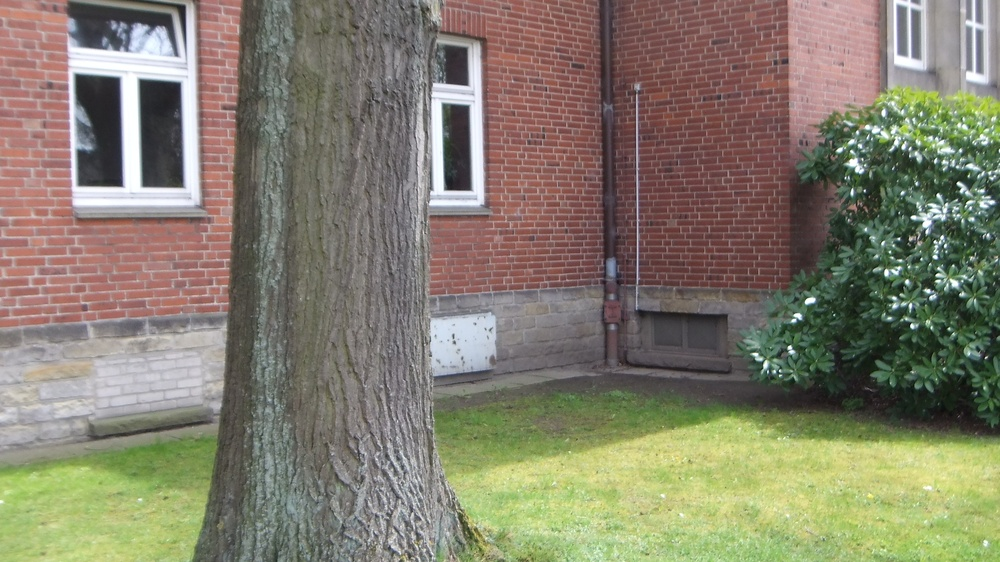
//> input picture hw12/imgs/jacobs1/Left-Right/DSCF3948-Left.jpg, 1000 x 562 px, shrunk from 3584 x 2016 before the run
$ ./visual_features_fundamental_matrix_template ../imgs/jacobs1/Left-Right/DSCF3948-Left.jpg ../imgs/jacobs1/Left-Right/DSCF3948-Right.jpg   (built with g++ and OpenCV 4)
//> lines starting //> are read from the running program, lines starting //| are printed output that depends on the picture
#include <stdio.h>
#include <iostream>

#define _USE_MATH_DEFINES
#include <cmath>

#include <opencv2/opencv.hpp>
#include "opencv2/core/core.hpp"
#include "opencv2/features2d/features2d.hpp"
#include "opencv2/highgui/highgui.hpp"
#include "opencv2/calib3d/calib3d.hpp"

/* we are up-to-date */
#include "opencv2/xfeatures2d.hpp"


using namespace cv;
using namespace std;

Mat rotZ(float q) {
	Mat R(3, 3, CV_64FC1, Scalar::all(0));
	R.at<double>(0, 0) = R.at<double>(1, 1) = cos(q);
	R.at<double>(2, 2) = 1.;
	R.at<double>(1, 0) = sin(q);
	R.at<double>(0, 1) = -R.at<double>(1, 0);
	return R;
}

void find_transform(Mat& F_left_right,
	std::vector<Point2f>& left_points, std::vector<Point2f>& right_points,
	Mat& mask) {
	cout << "Fundamental Matrix:" << endl;
	for (int i = 0; i < 3; ++i) {
		for (int j = 0; j < 3; ++j) {
			cout << F_left_right.at<double>(i, j) << ", ";
		}
		cout << endl;
	}
	cout << "Type: " << F_left_right.type() << endl;

	Mat A_left(3, 3, CV_64FC1, Scalar(0.)), A_right(3, 3, CV_64FC1, Scalar(0.));

	A_left.at<double>(0, 0) = 4.2836376527183329e+03; // fx
	A_left.at<double>(1, 1) = 4.3506039269027260e+03; // fy
	A_left.at<double>(2, 2) = 1.;
	A_left.at<double>(0, 2) = 1.6830912580592130e+03; // cx
	A_left.at<double>(1, 2) = 1.1552030153299565e+03; // cy

	A_right.at<double>(0, 0) = 4.2862740837050678e+03; // fx
	A_right.at<double>(1, 1) = 4.3517765025412155e+03; // fy
	A_right.at<double>(2, 2) = 1.;
	A_right.at<double>(0, 2) = 1.7955575629771263e+03; // cx
	A_right.at<double>(1, 2) = 1.1763845185382149e+03; // cy

	// Compute the Essential Matrix from the Fundamental Matrix
	Mat E_left_right = A_right.t()*F_left_right*A_left;

	cout << "Computed Essential Matrix." << endl;
	for (int i = 0; i < 3; ++i) {
		for (int j = 0; j < 3; ++j) {
			cout << E_left_right.at<double>(i, j) << ", ";
		}
		cout << endl;
	}
	cout << endl;

	// Magic Matrices W and Wt
	Mat W(3, 3,  CV_64FC1, Scalar(0.));
	Mat Wt(3, 3,  CV_64FC1, Scalar(0.));

	W.at<double>(0, 0) = 0;
	W.at<double>(0, 1) = -1;
	W.at<double>(0, 2) = 0;

	W.at<double>(1, 0) = 1;
	W.at<double>(1, 1) = 0;
	W.at<double>(1, 2) = 0;

	W.at<double>(2, 0) = 0;
	W.at<double>(2, 1) = 0;
	W.at<double>(2, 2) = -1;

	Wt.at<double>(0, 0) = 0;
	Wt.at<double>(0, 1) = 1;
	Wt.at<double>(0, 2) = 0;

	Wt.at<double>(1, 0) = -1;
	Wt.at<double>(1, 1) = 0;
	Wt.at<double>(1, 2) = 0;

	Wt.at<double>(2, 0) = 0;
	Wt.at<double>(2, 1) = 0;
	Wt.at<double>(2, 2) = 1;

	// decompose Essential matrix
	Mat Sigma, U, Vt, Ut;
	SVD::compute(E_left_right, Sigma, U, Vt);

    // transpose of U
    cv::transpose(U, Ut);

    // We ignore Sigma and force it to be of the form diag(1,1,0).
    Mat SigmaP(3, 3, CV_64F, Scalar(0.));
    SigmaP.at<double>(0, 0) = 1;
    SigmaP.at<double>(1, 1) = 1;
    SigmaP.at<double>(2, 2) = 0;

    // [6 lines of commented-out code are left out]

    Mat T1(3, 3, CV_64F, Scalar(0.)), T2(3, 3, CV_64F, Scalar(0));
	Mat t1(3, 1, CV_64F, Scalar(0.)), t2(3, 1, CV_64F, Scalar(0));

    cout << U << endl;
    cout << W << endl;
    cout << SigmaP << endl;

	// compute |t1|x and |t2|x
	T1 = U * W * SigmaP * Ut;
	T2 = U * Wt * SigmaP * Ut;

    cout << T1 << endl;
    cout << T2 << endl;

	// extract values for t1, t2
	t1.at<double>(0, 0) = T1.at<double>(2, 1);
	t1.at<double>(1, 0) = T1.at<double>(0, 2);
	t1.at<double>(2, 0) = T1.at<double>(1, 0);

	t2.at<double>(0, 0) = T2.at<double>(2, 1);
	t2.at<double>(1, 0) = T2.at<double>(0, 2);
	t2.at<double>(2, 0) = T2.at<double>(1, 0);


	cout << "Translation: First Solution:" << endl;
	cout << t1.at<double>(0, 0) << ", " << t1.at<double>(1, 0) << ", " << t1.at<double>(2, 0) << endl;
	cout << endl;

	Mat R1, R2;

	// compute R1, R2
	R1 = U * Wt * Vt;
	R2 = U * W * Vt;


	cout << "Rotation: First Solution: " << endl;
	for (int i = 0; i < 3; ++i) {
		for (int j = 0; j < 3; ++j) {
			cout << R1.at<double>(i, j) << ", ";
		}
		cout << endl;
	}
	cout << endl<< endl;

	cout << "Translation: Second Solution:" << endl;
	cout << t2.at<double>(0, 0) << ", " << t2.at<double>(1, 0) << ", " << t2.at<double>(2, 0) << endl;
	cout << endl;

	cout << "Rotation: Second Solution: " << endl;
	for (int i = 0; i < 3; ++i) {
		for (int j = 0; j < 3; ++j) {
			cout << R2.at<double>(i, j) << ", ";
		}
		cout << endl;
	}

	// The third and the fourth solutions are just (R1, t2) and (R2, t1).

}

/** @function main */
int main(int argc, char** argv)
{
	// Call it with arguments:
	// imgs/jacobs1/Left-Right/DSCF3948-Left.jpg imgs/jacobs1/Left-Right/DSCF3948-Right.jpg

	if (argc != 3)
	{
		cerr<< "Two arguments (left and right images) expected."; return -1;
	}

	Mat img_left = imread(argv[1], CV_LOAD_IMAGE_GRAYSCALE);
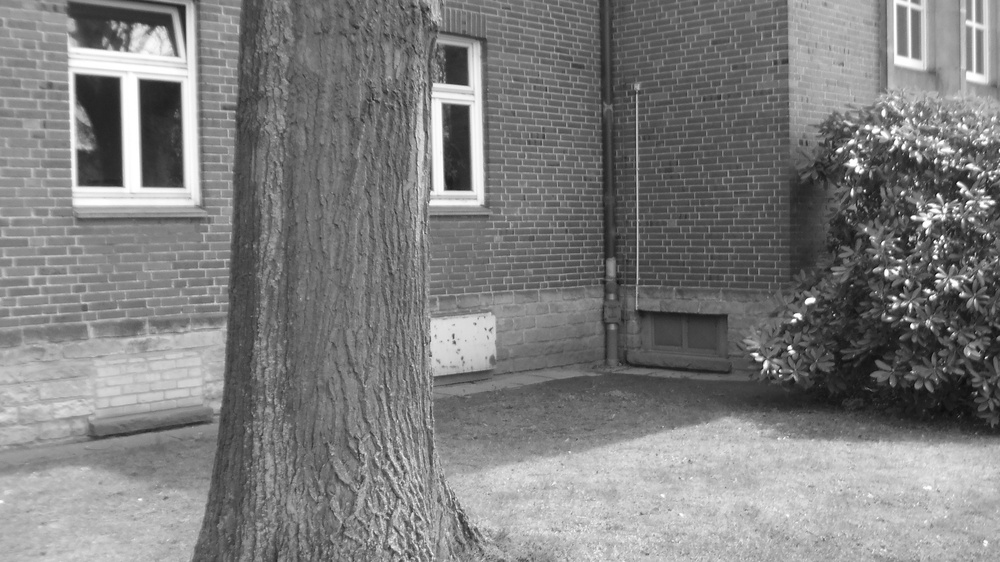
//> img_left: 562 rows x 1000 cols, CV_8UC1; min 10, max 255, mean 126.4
	Mat img_right = imread(argv[2], CV_LOAD_IMAGE_GRAYSCALE);
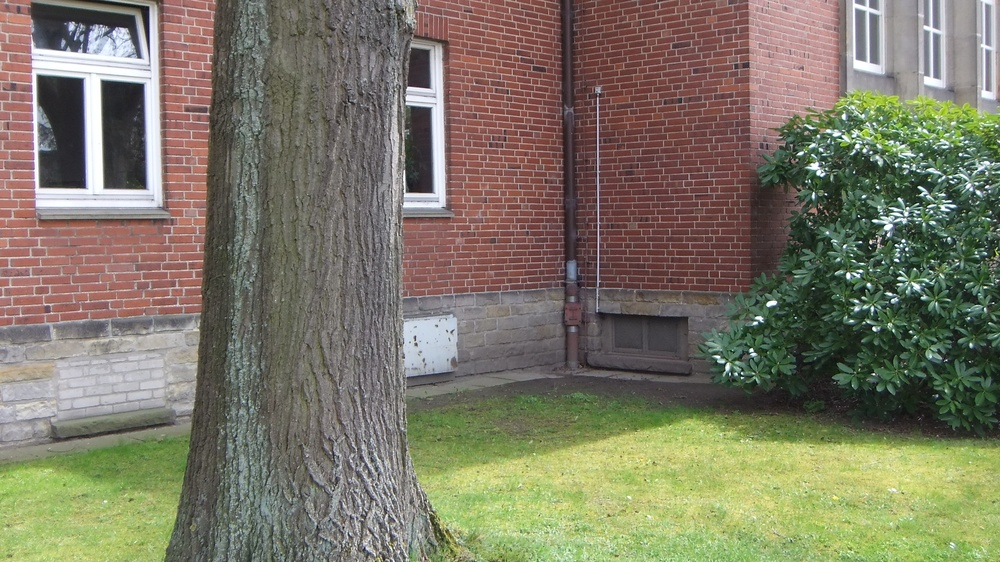
//> input picture hw12/imgs/jacobs1/Left-Right/DSCF3948-Right.jpg, 1000 x 562 px, shrunk from 3584 x 2016 before the run
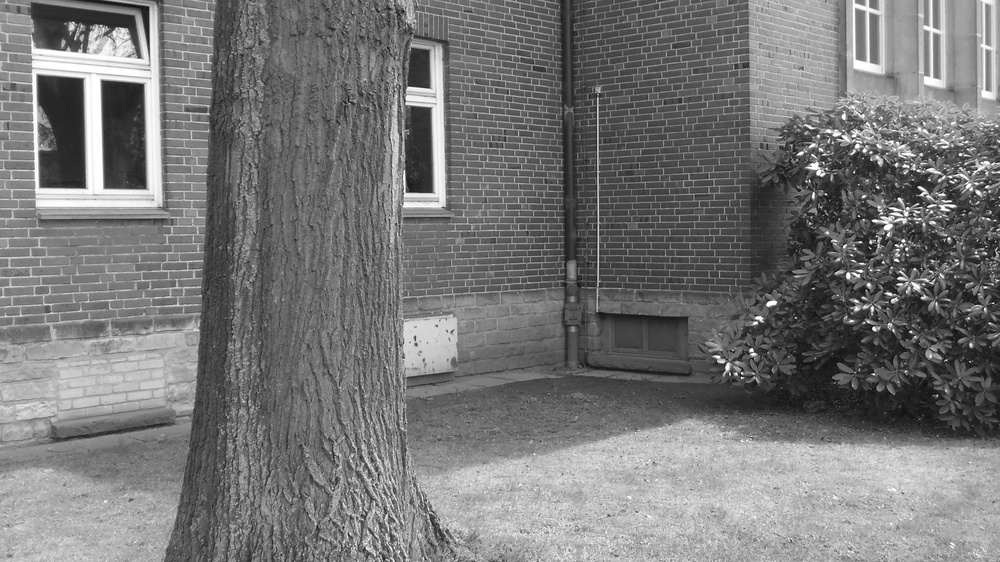
//> img_right: 562 rows x 1000 cols, CV_8UC1; min 2, max 255, mean 119.3


	if (!img_left.data || !img_right.data)
	{
		std::cout << " --(!) Error reading images " << std::endl; return -1;
	}

	// lets get schwifty in here
	cv::Ptr<Feature2D> schwifty = xfeatures2d::SIFT::create();

	//-- Step 1: Detect the keypoints using SIFT Detector
	std::vector<KeyPoint> keypoints_left, keypoints_right;

	schwifty->detect(img_left, keypoints_left);
//> keypoints_left = 5083 keypoints; strongest (x, y, size): (899, 239, 1.8), (959, 184, 3), (912, 326, 3), (913, 217, 3.3)
	cout << "Finished key-point detection for left-image." << endl;
	schwifty->detect(img_right, keypoints_right);
//> keypoints_right = 4755 keypoints; strongest (x, y, size): (906, 249, 2), (960, 154, 2.1), (903, 241, 2.2), (919, 187, 2.1)
	cout << "Finished key-point detection for right-image." << endl;


	//-- Step 2: Calculate descriptors (feature vectors)

	Mat descriptors_left, descriptors_right;
	schwifty->compute(img_left, keypoints_left, descriptors_left);
	cout << "Finished key-point descriptor extractions for left-image." << endl;
	schwifty->compute(img_right, keypoints_right, descriptors_right);
	cout << "Finished key-point descriptor extractions for right-image." << endl;


	//-- Step 3: Matching descriptor vectors using FLANN or BFMatcher matcher
	FlannBasedMatcher matcher; // FlannBasedMatcher or BFMatcher
	std::vector< DMatch > matches;
	matcher.match(descriptors_left, descriptors_right, matches);
//> matches = 5083 matches

	cout << "Finished matching using FLANN." << endl;

	double max_dist = 0; double min_dist = 100;

	//-- Quick calculation of max and min distances between keypoints
	for (int i = 0; i < descriptors_left.rows; i++)
	{
		double dist = matches[i].distance;
		if (dist < min_dist) min_dist = dist;
		if (dist > max_dist) max_dist = dist;
	}
//> this loop made 5083 passes
//> (dist, max_dist) on passes 1, 2, 6, 12, 17, 162, 279, 356, 536, 598, 603, 1411: (335.6, 335.6), (361.9, 361.9), (364.2, 364.2), (369.8, 369.8), (372, 372), (373.4, 373.4), (375.5, 375.5), (381.4, 381.4), (397.4, 397.4), (400.3, 400.3), (405.3, 405.3), (406.8, 406.8)
//> (dist, min_dist) on passes 210, 220, 231, 242, 243, 318: (80.09, 80.09), (64.48, 64.48), (63.17, 63.17), (55.41, 55.41), (33.2, 33.2), (20.88, 20.88)
//> after the loop, min_dist = 15.59; max_dist = 430.9

	printf("-- Max dist : %f \n", max_dist);
//| -- Max dist : 430.936188
	printf("-- Min dist : %f \n", min_dist);
//| -- Min dist : 15.588457

	//-- Draw only "good" matches (i.e. whose distance is less than a*min_dist )
	std::vector< DMatch > good_matches;

	for (int i = 0; i < descriptors_left.rows; i++)
	{
		if (matches[i].distance < 3 * min_dist)
		{
			good_matches.push_back(matches[i]);
		}
	}
//> after the loop, good_matches = 136 matches

	Mat img_matches; // The result will be drawn on this concatenated image


	//-- Localize the object
	std::vector<Point2f> left_points;
	std::vector<Point2f> right_points;

	for (unsigned int i = 0; i < good_matches.size(); i++)
	{
		//-- Get the keypoints from the good matches
		left_points.push_back(keypoints_left[good_matches[i].queryIdx].pt);
		right_points.push_back(keypoints_right[good_matches[i].trainIdx].pt);
	}
//> this loop made 136 passes
//> after the loop, left_points = 136 Points (x, y), first 12: [62.98, 412.9], [78.67, 408.9], [83.65, 417.4], [94.28, 433.4], [132.4, 192.5], [133.6, 327.5], [143.3, 346.9], [146.6, 406.9], [170.3, 394.4], [197.8, 320.7], [198.2, 26.71], [198.4, 34.46]; right_points = 136 Points (x, y), first 12: [24.83, 414.6], [40.59, 410.4], [45.98, 419], [56.06, 435.2], [94.86, 194], [96.15, 329], [105.8, 348.6], [108.7, 408.6], [132.1, 396.1], [159.9, 322.4], [161.1, 28.62], [161.3, 36.48]

	Mat mask;

	// Since these points do not come from a planar object, a homography does not exist,
	// so the next level of filtering needs to be done by fitting a Fundamental-Matrix, and
	// embedding that fitting in RANSAC.
	// Mat H = findHomography(obj, scene, CV_RANSAC, 1, mask);

	Mat F_left_right= findFundamentalMat(left_points, right_points, CV_FM_RANSAC, 1, 0.95, mask);
//> mask = 136 values, max 1 at index 0, min 0 at index 2, mean 0.831; F_left_right = [[-3.16e-06, -0.000594, 0.134], [0.000563, 1.04e-05, -1.12], [-0.121, 1.11, 1]]
	cout << "Finished RANSAC. Found Fundamental Matrix." << endl;
	find_transform(F_left_right, left_points, right_points, mask);
//| Type: 6
//> in find_transform, `Mat E_left_right = A_right.t()*F_left_right*A_left;`: E_left_right = [[-57.93, -11081.1, -2390.6], [10500.3, 196.1, -703.4], [2297.1, 245.3, -110.1]]
//> in find_transform, `SVD::compute(E_left_right, Sigma, U, Vt);`: Sigma = [11347.3, 10765.2, 1.76e-13]; U = [[-0.992, -0.127, -0.0178], [0.121, -0.969, 0.214], [0.0445, -0.21, -0.977]]; Vt = [[0.126, 0.971, 0.201], [-0.99, 0.109, 0.0938], [0.0693, -0.211, 0.975]]
//> in find_transform, `cv::transpose(U, Ut);`: Ut = [[-0.992, 0.121, 0.0445], [-0.127, -0.969, -0.21], [-0.0178, 0.214, -0.977]]
//| [-0.9916793190207718, -0.1274906036232897, -0.01784024142963699;
//|  0.1207879315743563, -0.9694298504325409, 0.2135791204128573;
//|  0.04452419356357985, -0.2096471108270048, -0.9767628602221742]
//> in find_transform, `T1 = U * W * SigmaP * Ut;`: T1 = [[0, -0.977, -0.214], [0.977, 0, -0.0178], [0.214, 0.0178, 0]]
//> in find_transform, `T2 = U * Wt * SigmaP * Ut;`: T2 = [[0, 0.977, 0.214], [-0.977, 0, 0.0178], [-0.214, -0.0178, 0]]
//| [0, -0.9767628602221741, -0.2135791204128574;
//|  0.9767628602221741, 0, -0.01784024142963698;
//|  0.2135791204128574, 0.01784024142963698, 0]
//| [0, 0.9767628602221741, 0.2135791204128574;
//|  -0.9767628602221741, 0, 0.01784024142963698;
//|  -0.2135791204128574, -0.01784024142963698, 0]
//> in find_transform, `t1.at<double>(0, 0) = T1.at<double>(2, 1);`: t1 = [0.0178, 0, 0]
//> in find_transform, `t1.at<double>(1, 0) = T1.at<double>(0, 2);`: t1 = [0.0178, -0.214, 0]
//> in find_transform, `t1.at<double>(2, 0) = T1.at<double>(1, 0);`: t1 = [0.0178, -0.214, 0.977]
//> in find_transform, `t2.at<double>(0, 0) = T2.at<double>(2, 1);`: t2 = [-0.0178, 0, 0]
//> in find_transform, `t2.at<double>(1, 0) = T2.at<double>(0, 2);`: t2 = [-0.0178, 0.214, 0]
//> in find_transform, `t2.at<double>(2, 0) = T2.at<double>(1, 0);`: t2 = [-0.0178, 0.214, -0.977]
//| 0.0178402, -0.213579, 0.976763
//> in find_transform, `R1 = U * Wt * Vt;`: R1 = [[0.996, 0.0197, -0.0848], [0.0173, 0.91, 0.414], [-0.0853, 0.414, -0.906]]
//> in find_transform, `R2 = U * W * Vt;`: R2 = [[-0.996, -0.0197, 0.0848], [-0.0173, -0.91, -0.414], [0.0853, -0.414, 0.906]]
//| -0.0178402, 0.213579, -0.976763

	drawMatches(img_left, keypoints_left, img_right, keypoints_right,
		good_matches, img_matches, Scalar::all(-1), Scalar::all(-1),
		/*vector<char>()*/ mask, DrawMatchesFlags::DRAW_RICH_KEYPOINTS); // DRAW_RICH_KEYPOINTS
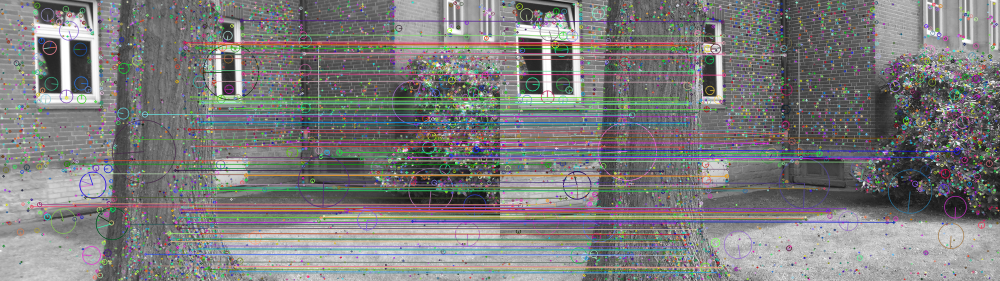
//> img_matches: 562 rows x 2000 cols, CV_8UC3 (shown at 1/2 size); mean B, G, R 124.1, 124.3, 124.8

	imwrite("image_matches.png", img_matches);
	cout << "Written output-image" << endl;
	imshow("Good Matches for Fundamental Matrix Estimation", img_matches);
	waitKey(0);

	return 0;
}
